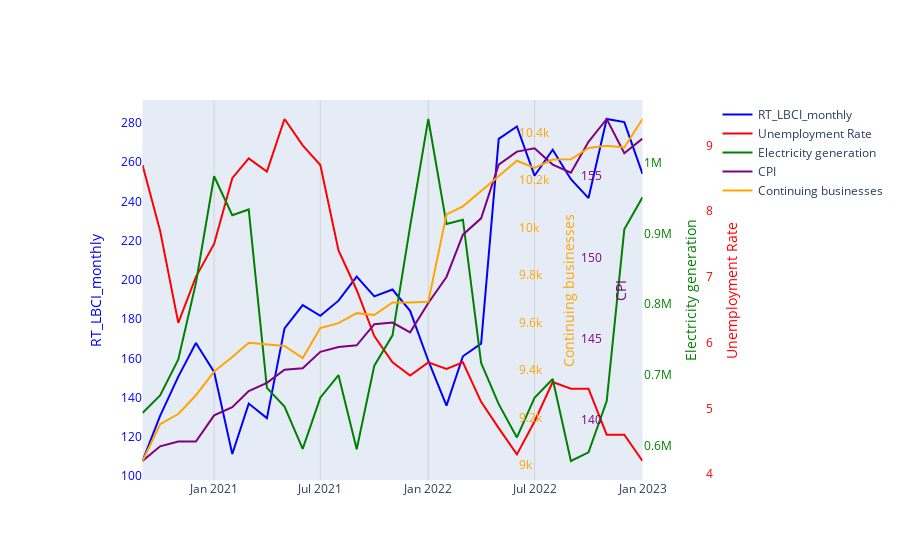

The cell this chart's notebook holds for it:
### Markdown cell above
# Plotly

### Code cell
# Halifax_df_combined = pd.DataFrame(data)
Halifax_df_combined['Date'] = pd.to_datetime(Halifax_df_combined['Date'])

# Create the plot with Plotly
fig = go.Figure()

# Add RT_LBCI_monthly trace
fig.add_trace(go.Scatter(x=Halifax_df_combined['Date'],
                              y=Halifax_df_combined['RT_LBCI_monthly'],
                              name='RT_LBCI_monthly',
                              line=dict(color='blue')))

# Add Unemployment Rate trace
fig.add_trace(go.Scatter(x=Halifax_df_combined['Date'],
                              y=Halifax_df_combined['Unemployment Rate'],
                              name='Unemployment Rate',
                              line=dict(color='red'),
                              yaxis='y2'))

# Add Electricity generation trace
fig.add_trace(go.Scatter(x=Halifax_df_combined['Date'],
                              y=Halifax_df_combined['Electricity generation'],
                              name='Electricity generation',
                              line=dict(color='green'),
                              yaxis='y3'))

# Add CPI trace
fig.add_trace(go.Scatter(x=Halifax_df_combined['Date'],
                              y=Halifax_df_combined['CPI'],
                              name='CPI',
                              line=dict(color='purple'),
                              yaxis='y4'))

# Add Continuing businesses trace
fig.add_trace(go.Scatter(x=Halifax_df_combined['Date'],
                              y=Halifax_df_combined['Continuing businesses'],
                              name='Continuing businesses',
                              line=dict(color='orange'),
                              yaxis='y5'))

# Update the layout
fig.update_layout(
      xaxis=dict(domain=[0.1, 0.9]),
      yaxis=dict(title='RT_LBCI_monthly', titlefont=dict(color='blue'), tickfont=dict(color='blue')),
      yaxis2=dict(title='Unemployment Rate', titlefont=dict(color='red'), tickfont=dict(color='red'), anchor='free', overlaying='y', side='right', position=1),
      yaxis3=dict(title='Electricity generation', titlefont=dict(color='green'), tickfont=dict(color='green'), anchor='free', overlaying='y', side='right', position=0.9),
      yaxis4=dict(title='CPI', titlefont=dict(color='purple'), tickfont=dict(color='purple'), anchor='free', overlaying='y', side='right', position=0.8),
      yaxis5=dict(title='Continuing businesses', titlefont=dict(color='orange'), tickfont=dict(color='orange'), anchor='free', overlaying='y', side='right', position=0.7),
      showlegend=True,
)

# Update x-axis grid lines
fig.update_xaxes(showgrid=True, gridwidth=1, gridcolor='LightGrey')

# Update y-axis grid lines
fig.update_yaxes(showgrid=False, gridwidth=1, gridcolor='LightGrey', zeroline=True)

# Show the plot
fig.show()

### Figure 1 — Plotly figure (JSON) as saved in the notebook; plotly's stock layout.template omitted (floating-point values rounded to 4 significant figures)
{"data": [{"line": {"color": "blue"}, "name": "RT_LBCI_monthly", "type": "scatter", "x": ["2020-09-01T00:00:00", "2020-10-01T00:00:00", "2020-11-01T00:00:00", "2020-12-01T00:00:00", "2021-01-01T00:00:00", "2021-02-01T00:00:00", "2021-03-01T00:00:00", "2021-04-01T00:00:00", "2021-05-01T00:00:00", "2021-06-01T00:00:00", "2021-07-01T00:00:00", "2021-08-01T00:00:00", "2021-09-01T00:00:00", "2021-10-01T00:00:00", "2021-11-01T00:00:00", "2021-12-01T00:00:00", "2022-01-01T00:00:00", "2022-02-01T00:00:00", "2022-03-01T00:00:00", "2022-04-01T00:00:00", "2022-05-01T00:00:00", "2022-06-01T00:00:00", "2022-07-01T00:00:00", "2022-08-01T00:00:00", "2022-09-01T00:00:00", "2022-10-01T00:00:00", "2022-11-01T00:00:00", "2022-12-01T00:00:00", "2023-01-01T00:00:00"], "y": [107.7, 130.7, 150.7, 167.9, 153.1, 111.3, 137.0, 129.6, 175.3, 187.1, 181.7, 189.4, 201.7, 191.6, 195.1, 184.3, 158.8, 135.9, 161.1, 167.5, 271.9, 278.2, 253.1, 266.4, 251.3, 241.7, 282.0, 280.5, 254.0]}, {"line": {"color": "red"}, "name": "Unemployment Rate", "type": "scatter", "x": ["2020-09-01T00:00:00", "2020-10-01T00:00:00", "2020-11-01T00:00:00", "2020-12-01T00:00:00", "2021-01-01T00:00:00", "2021-02-01T00:00:00", "2021-03-01T00:00:00", "2021-04-01T00:00:00", "2021-05-01T00:00:00", "2021-06-01T00:00:00", "2021-07-01T00:00:00", "2021-08-01T00:00:00", "2021-09-01T00:00:00", "2021-10-01T00:00:00", "2021-11-01T00:00:00", "2021-12-01T00:00:00", "2022-01-01T00:00:00", "2022-02-01T00:00:00", "2022-03-01T00:00:00", "2022-04-01T00:00:00", "2022-05-01T00:00:00", "2022-06-01T00:00:00", "2022-07-01T00:00:00", "2022-08-01T00:00:00", "2022-09-01T00:00:00", "2022-10-01T00:00:00", "2022-11-01T00:00:00", "2022-12-01T00:00:00", "2023-01-01T00:00:00"], "y": [8.7, 7.7, 6.3, 7, 7.5, 8.5, 8.8, 8.6, 9.4, 9, 8.7, 7.4, 6.8, 6.1, 5.7, 5.5, 5.7, 5.6, 5.7, 5.1, 4.7, 4.3, 4.8, 5.4, 5.3, 5.3, 4.6, 4.6, 4.2], "yaxis": "y2"}, {"line": {"color": "green"}, "name": "Electricity generation", "type": "scatter", "x": ["2020-09-01T00:00:00", "2020-10-01T00:00:00", "2020-11-01T00:00:00", "2020-12-01T00:00:00", "2021-01-01T00:00:00", "2021-02-01T00:00:00", "2021-03-01T00:00:00", "2021-04-01T00:00:00", "2021-05-01T00:00:00", "2021-06-01T00:00:00", "2021-07-01T00:00:00", "2021-08-01T00:00:00", "2021-09-01T00:00:00", "2021-10-01T00:00:00", "2021-11-01T00:00:00", "2021-12-01T00:00:00", "2022-01-01T00:00:00", "2022-02-01T00:00:00", "2022-03-01T00:00:00", "2022-04-01T00:00:00", "2022-05-01T00:00:00", "2022-06-01T00:00:00", "2022-07-01T00:00:00", "2022-08-01T00:00:00", "2022-09-01T00:00:00", "2022-10-01T00:00:00", "2022-11-01T00:00:00", "2022-12-01T00:00:00", "2023-01-01T00:00:00"], "y": [646301, 671220, 722094, 829737, 980708, 925651, 933791, 681770, 655406, 595561, 668025, 699742, 595063, 713242, 755955, 909868, 1061577, 913361, 919351, 716936, 658776, 611797, 667861, 694314, 578522, 590762, 663184, 905752, 950984], "yaxis": "y3"}, {"line": {"color": "purple"}, "name": "CPI", "type": "scatter", "x": ["2020-09-01T00:00:00", "2020-10-01T00:00:00", "2020-11-01T00:00:00", "2020-12-01T00:00:00", "2021-01-01T00:00:00", "2021-02-01T00:00:00", "2021-03-01T00:00:00", "2021-04-01T00:00:00", "2021-05-01T00:00:00", "2021-06-01T00:00:00", "2021-07-01T00:00:00", "2021-08-01T00:00:00", "2021-09-01T00:00:00", "2021-10-01T00:00:00", "2021-11-01T00:00:00", "2021-12-01T00:00:00", "2022-01-01T00:00:00", "2022-02-01T00:00:00", "2022-03-01T00:00:00", "2022-04-01T00:00:00", "2022-05-01T00:00:00", "2022-06-01T00:00:00", "2022-07-01T00:00:00", "2022-08-01T00:00:00", "2022-09-01T00:00:00", "2022-10-01T00:00:00", "2022-11-01T00:00:00", "2022-12-01T00:00:00", "2023-01-01T00:00:00"], "y": [137.5, 138.4, 138.7, 138.7, 140.3, 140.8, 141.8, 142.3, 143.1, 143.2, 144.2, 144.5, 144.6, 145.9, 146, 145.4, 147.2, 148.8, 151.4, 152.4, 155.7, 156.5, 156.7, 155.7, 155.2, 157.1, 158.5, 156.4, 157.3], "yaxis": "y4"}, {"line": {"color": "orange"}, "name": "Continuing businesses", "type": "scatter", "x": ["2020-09-01T00:00:00", "2020-10-01T00:00:00", "2020-11-01T00:00:00", "2020-12-01T00:00:00", "2021-01-01T00:00:00", "2021-02-01T00:00:00", "2021-03-01T00:00:00", "2021-04-01T00:00:00", "2021-05-01T00:00:00", "2021-06-01T00:00:00", "2021-07-01T00:00:00", "2021-08-01T00:00:00", "2021-09-01T00:00:00", "2021-10-01T00:00:00", "2021-11-01T00:00:00", "2021-12-01T00:00:00", "2022-01-01T00:00:00", "2022-02-01T00:00:00", "2022-03-01T00:00:00", "2022-04-01T00:00:00", "2022-05-01T00:00:00", "2022-06-01T00:00:00", "2022-07-01T00:00:00", "2022-08-01T00:00:00", "2022-09-01T00:00:00", "2022-10-01T00:00:00", "2022-11-01T00:00:00", "2022-12-01T00:00:00", "2023-01-01T00:00:00"], "y": [9017, 9172, 9215, 9294, 9394, 9455, 9515, 9507, 9502, 9451, 9577, 9598, 9640, 9632, 9685, 9685, 9688, 10056, 10090, 10155, 10218, 10282, 10252, 10287, 10288, 10336, 10345, 10338, 10458], "yaxis": "y5"}], "layout": {"showlegend": true, "xaxis": {"domain": [0.1, 0.9], "gridcolor": "LightGrey", "gridwidth": 1, "showgrid": true}, "yaxis": {"gridcolor": "LightGrey", "gridwidth": 1, "showgrid": false, "tickfont": {"color": "blue"}, "title": {"font": {"color": "blue"}, "text": "RT_LBCI_monthly"}, "zeroline": true}, "yaxis2": {"anchor": "free", "gridcolor": "LightGrey", "gridwidth": 1, "overlaying": "y", "position": 1, "showgrid": false, "side": "right", "tickfont": {"color": "red"}, "title": {"font": {"color": "red"}, "text": "Unemployment Rate"}, "zeroline": true}, "yaxis3": {"anchor": "free", "gridcolor": "LightGrey", "gridwidth": 1, "overlaying": "y", "position": 0.9, "showgrid": false, "side": "right", "tickfont": {"color": "green"}, "title": {"font": {"color": "green"}, "text": "Electricity generation"}, "zeroline": true}, "yaxis4": {"anchor": "free", "gridcolor": "LightGrey", "gridwidth": 1, "overlaying": "y", "position": 0.8, "showgrid": false, "side": "right", "tickfont": {"color": "purple"}, "title": {"font": {"color": "purple"}, "text": "CPI"}, "zeroline": true}, "yaxis5": {"anchor": "free", "gridcolor": "LightGrey", "gridwidth": 1, "overlaying": "y", "position": 0.7, "showgrid": false, "side": "right", "tickfont": {"color": "orange"}, "title": {"font": {"color": "orange"}, "text": "Continuing businesses"}, "zeroline": true}}}
